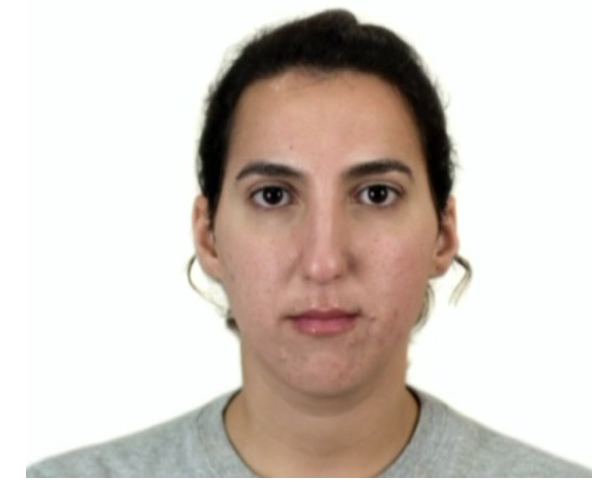
#> input picture facemask_detection/pp1.png, 614 x 484 px
$ python detection.py
#> lines starting #> are read from the running program, lines starting #| are printed output that depends on the picture; after the words box and inside, x2 and y2 are one past the last pixel; in counts of white or black regions, pixels touching at a corner belong together
#===============================================================#
#                                                               #
#   James Coleman                                               #
#   CS 3150                                                     #
#   Project 1                                                   #
#   October 29th                                                #
#                                                               #
#===============================================================#

    #          >>>>>>>>>> Goals <<<<<<<<<<
    #
    #   1. Cut out head and neck region out of images
    #   2. Detect the skin area of the new images
    #   3. Replace the mask region of the mask image with the
    #   	corresponding skin region of the other image
	#	4. Repair any evidence of the image crossover
	#	5. Enhance the image
    #
    #

# Imports
import numpy
import cv2
from matplotlib import pyplot
from scipy.signal import convolve2d

# Helper methods
def show(image, title):
    """ Helper method to display a single image
    with pyplot """
    pyplot.figure()
    pyplot.title(title)
    pyplot.imshow(image)
    pyplot.show()

def isolate_face(image, cascade):
	""" Uses cv's CascadeClassifier to detect a face and then
	remove a border around the face."""
	face_cascade = cv2.CascadeClassifier(cascade)
	crop_wOut_mask = face_cascade.detectMultiScale(
		image,
		scaleFactor = 1.1,
		minNeighbors = 5,
		minSize = (30, 30),
	)

	for (x, y, w, h) in crop_wOut_mask:
		cut_image = image[y - 40: y + h + 80, x: x + w, :]

	return cut_image

def skin_detection(image):
	"""Use a color mask to isolate skin in normal light image"""
	image = cv2.cvtColor(image, cv2.COLOR_RGB2BGR)

	blue  = image[:,:,0].astype(numpy.int16)
	green = image[:,:,1].astype(numpy.int16)
	red   = image[:,:,2].astype(numpy.int16)

	mask = (red > 96) & (green > 40) & (blue > 10) &            \
       	((image.max() - image.min()) > 15) &                    \
       	(numpy.abs(red - green) > 15) &                         \
       	(red > green) &                                         \
   		(red > blue)

	skin = image * mask.reshape(mask.shape[0], mask.shape[1], 1)
	skin = cv2.cvtColor(skin, cv2.COLOR_BGR2RGB)

	return skin

def sub_matrix(matrix, n):
	h, w = matrix.shape[:2]
	temp = numpy.zeros((h, w))
	for i in range(h):
		for j in range(w):
			temp[i,j] = matrix[i,j,n]
	return temp

# Collect and sanitize input images
## get image
wOut_mask = cv2.imread('pp1.png')
#> wOut_mask is the input picture: shape (484, 614, 3); mean B, G, R 196.2, 203.3, 212.8
with_mask = cv2.imread('pp2.png')
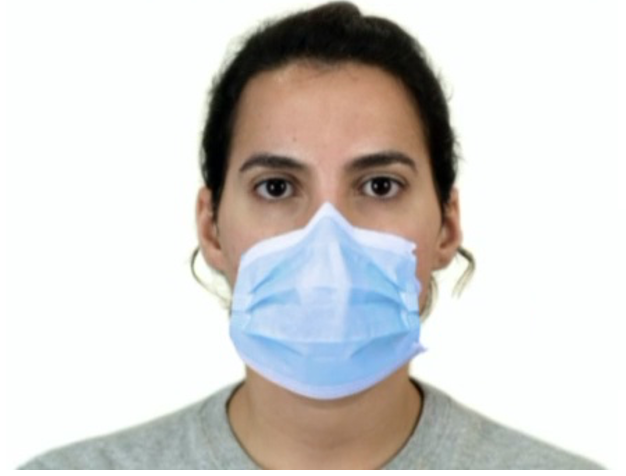
#> input picture facemask_detection/pp2.png, 626 x 476 px
#> with_mask is the input picture: shape (476, 626, 3); mean B, G, R 208, 210.6, 212.2

## change image's color format
with_mask = cv2.cvtColor(with_mask, cv2.COLOR_BGR2RGB)
wOut_mask = cv2.cvtColor(wOut_mask, cv2.COLOR_BGR2RGB)

# show(wOut_mask, "Without mask")
# show(with_mask, "With mask")

# Cut out head and neck region out of images
## use Haar cascade provided by professor Feng
cascade_file = "haarcascade_frontalface_default.xml"
wOut_mask = isolate_face(wOut_mask, cascade_file)
#> in isolate_face, `crop_wOut_mask = face_cascade.detectMultiScale( image, scaleFactor = 1..`: crop_wOut_mask = [[180, 83, 291, 291]]
#> the loop in isolate_face, `for (x, y, w, h) in crop_wOut_mask:` made 1 pass
with_mask = isolate_face(with_mask, cascade_file)
#> the loop in isolate_face (call 2), `for (x, y, w, h) in crop_wOut_mask:` made 1 pass
#> (x, y, w, h) on pass 1: (188, 78, 281, 281)

w, h = min(wOut_mask.shape[:2], with_mask.shape[:2])
#> w = 401; h = 281

wOut_mask = cv2.resize(wOut_mask, (h, w))
#> wOut_mask: shape (401, 281, 3)
with_mask = cv2.resize(with_mask, (h, w))

show(wOut_mask, "Without mask")
show(with_mask, "With mask")


# Detect the skin area of the new images
## consult code from homework 3
skin_wOut_mask = skin_detection(wOut_mask)
#> in skin_detection, `mask = (red > 96) & (green > 40) & (blue > 10) &            \ ((image...`:
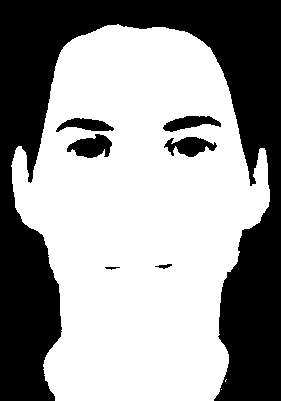
#> mask: shape (401, 281) bool; 60.1% white; 7 black regions, largest, box (x1, y1, x2, y2) and area: (0, 0, 281, 401) 42607, (67, 134, 112, 158) 697, (164, 137, 217, 157) 626
skin_with_mask = skin_detection(with_mask)
#> in skin_detection (call 2), `mask = (red > 96) & (green > 40) & (blue > 10) &            \ ((image...`: mask: shape (401, 281) bool; 38.2% white; 2 white regions, box (x1, y1, x2, y2) and area: (8, 22, 275, 276) 33385, (40, 327, 232, 401) 9684
#> in skin_detection (call 2), `skin = image * mask.reshape(mask.shape[0], mask.shape[1], 1)`:
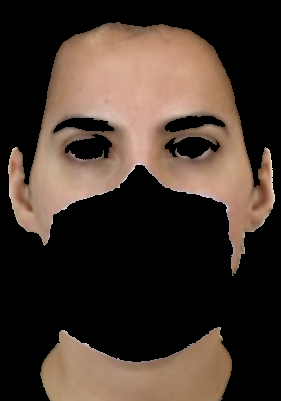
#> skin: shape (401, 281, 3); mean B, G, R 43.4, 52.4, 66.5

show(skin_wOut_mask, "Skin without mask")
show(skin_with_mask, "skin with mask")


# Replace the mask region of that image with the corresponding
# skin region of the other image
## take the difference between the two skin images
removed_mask = numpy.zeros((w, h, 3), dtype=int)

for i in range(4, h - 4):
	for j in range(4, w - 4):
		if (skin_with_mask[j,i,0] == 0 or
            skin_with_mask[j + 1,i,0] == 0 or
            skin_with_mask[j + 2,i,0] == 0 or
            skin_with_mask[j + 3,i,0] == 0 or
            skin_with_mask[j - 1,i,0] == 0 or
            skin_with_mask[j - 2,i,0] == 0 or
            skin_with_mask[j - 3,i,0] == 0 or
            skin_with_mask[j,i + 1,0] == 0 or
            skin_with_mask[j,i + 2,0] == 0 or
            skin_with_mask[j,i + 3,0] == 0 or
            skin_with_mask[j,i - 1,0] == 0 or
            skin_with_mask[j,i - 2,0] == 0 or
            skin_with_mask[j,i - 3,0] == 0):
			removed_mask[j,i,0] = wOut_mask[j,i,0]
			removed_mask[j,i,1] = wOut_mask[j,i,1]
			removed_mask[j,i,2] = wOut_mask[j,i,2]
		else:
			removed_mask[j,i,0] = with_mask[j,i,0]
			removed_mask[j,i,1] = with_mask[j,i,1]
			removed_mask[j,i,2] = with_mask[j,i,2]


show(removed_mask, "Merged images")

# Repair any evidence of the image crossover
## do some smoothing perhaps
blue = sub_matrix(removed_mask, 0)
green = sub_matrix(removed_mask, 1)
#> call 2 of sub_matrix, with n = 1
#> after the loop in sub_matrix (call 2), `for i in range(h):`:
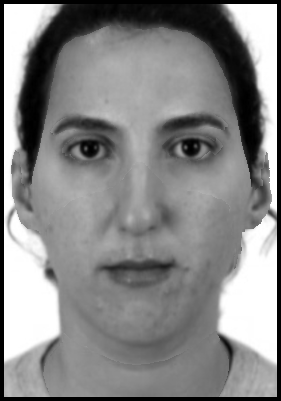
#> temp: shape (401, 281) float64; min 0, max 255, mean 135.4
red = sub_matrix(removed_mask, 2)
#> call 3 of sub_matrix, with n = 2
#> after the loop in sub_matrix (call 3), `for i in range(h):`:
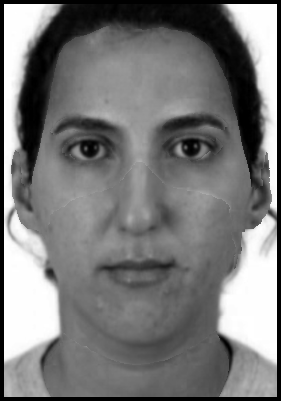
#> temp: shape (401, 281) float64; min 0, max 255, mean 120.6

kernel2 = numpy.ones((3,3))

blue = cv2.dilate(blue, kernel2, iterations=2)
green = cv2.dilate(green, kernel2, iterations=2)
red = cv2.dilate(red, kernel2, iterations=2)

blue = cv2.erode(blue, kernel2, iterations=2)
green = cv2.erode(green, kernel2, iterations=2)
red = cv2.erode(red, kernel2, iterations=2)


for i in range(w):
	for j in range(h):
		removed_mask[i,j,0] = blue[i,j]
		removed_mask[i,j,1] = green[i,j]
		removed_mask[i,j,2] = red[i,j]

show(removed_mask, "with dilation")

# Enhance the image
## choose a couple techniques from homework 2
avg = numpy.zeros((3, 3))
avg += 1/9

blue = cv2.filter2D(blue, -1, avg)
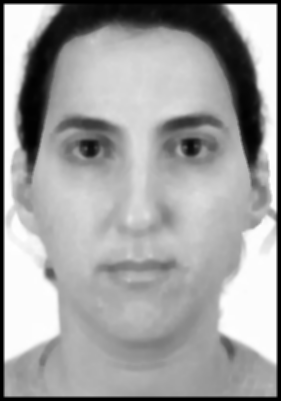
#> blue: shape (401, 281) float64; min 0, max 255, mean 161.7; drawn with min black and max white
green = cv2.filter2D(green, -1, avg)
red = cv2.filter2D(red, -1, avg)

for i in range(w):
	for j in range(h):
		removed_mask[i,j,0] = blue[i,j]
		removed_mask[i,j,1] = green[i,j]
		removed_mask[i,j,2] = red[i,j]
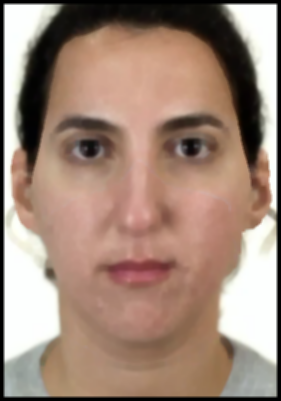
#> removed_mask: shape (401, 281, 3) int64; mean R, G, B 161.3, 136.2, 121.4

show(removed_mask, "After averaging")

gamma = removed_mask / 255
gamma_image = gamma ** .9

show(gamma_image, "Gamma transform")
